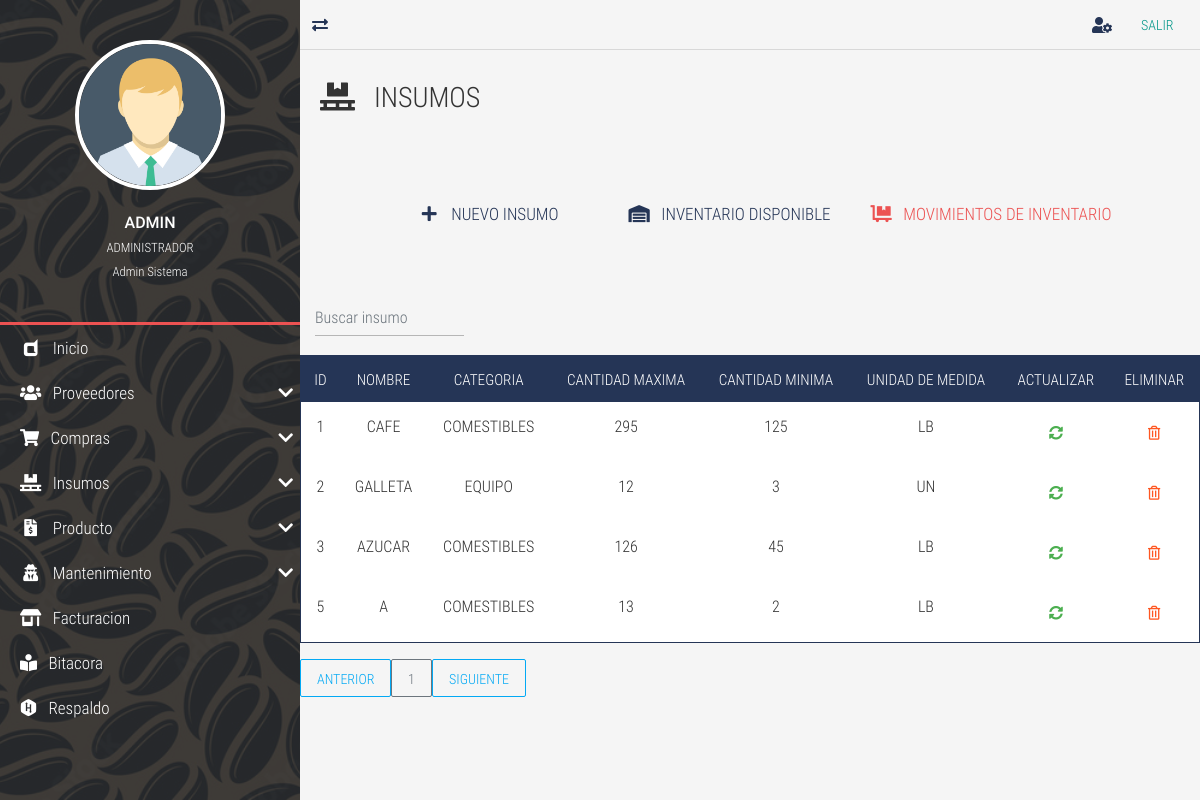
The page /insumos-list/ (signed in) on the database its author committed.
### tables this page shows
CREATE TABLE `TBL_insumos` (
  `id_insumos` int NOT NULL AUTO_INCREMENT,
  `nom_insumo` varchar(45) DEFAULT NULL,
  `id_categoria` int DEFAULT NULL,
  `cant_max` int DEFAULT NULL,
  `cant_min` int DEFAULT NULL,
  `unidad_medida` enum('LB','UN','L','GAL') DEFAULT NULL,
  PRIMARY KEY (`id_insumos`),
  KEY `FK_categoria_insumos_idx` (`id_categoria`),
  CONSTRAINT `FK_categoria_insumos` FOREIGN KEY (`id_categoria`) REFERENCES `TBL_categoria_produ` (`id_categoria`)
);

CREATE TABLE `TBL_categoria_produ` (
  `id_categoria` int NOT NULL AUTO_INCREMENT,
  `nom_categoria` varchar(45) DEFAULT NULL COMMENT 'Guarda el nombre de la categoría a la que pertenece un producto',
  PRIMARY KEY (`id_categoria`)
);

### controladores/vistasControlador.php (called while the page is built)
<?php
	require_once "./modelos/vistasModelo.php";
	class vistasControlador extends vistasModelo{
		public function obtener_plantilla_controlador(){
			return require_once "./vistas/plantilla.php";
		}
		public function obtener_vistas_controlador(){
			if(isset($_GET['views'])){
				$ruta=explode("/", $_GET['views']);
				$respuesta=vistasModelo::obtener_vistas_modelo($ruta[0]);
			}else{
				$respuesta="login";
			}
			return $respuesta;
		}
	}

### index.php (called while the page is built, shortened)
<?php
	require_once "./controladores/vistasControlador.php";
	$plantilla = new vistasControlador();
	$plantilla->obtener_plantilla_controlador();

### modelos/vistasModelo.php (called while the page is built, shortened)
<?php
	class vistasModelo{
		protected static function obtener_vistas_modelo($vistas){
			$listaBlanca=["respaldo","rsp","bitacora","prueba","proveedor-list","proveedor-new","proveedor-update","client-update","company"
			,"home","insumos-list","insumos-new","insumos-update","objetos-list","objetos-new","objetos-update","inventario-list","reservation-list","reservation-new",
			"reservation-pending","reservation-search","reservation-update","user-list","rol-list","permisos-list",
			"reservation-reservation","user-new","user-search","user-update","salir","compra-list","compra-new","compra-search","compra-detalle"];
			if(in_array($vistas, $listaBlanca)){
				if(is_file("./vistas/contenidos/".$vistas."-view.php")){
					$contenido="./vistas/contenidos/".$vistas."-view.php";
				}else{
					$contenido="404";
				}
			}elseif($vistas=="login" || $vistas=="index" || $vistas=="prueba" || $vistas=="rec-correo" || $vistas=="rec-preguntas" || $vistas=="cambiocontrasena"
			|| $vistas=="primer-ingreso" || $vistas=="verifica-codigo" || $vistas=="autoregistro" || $vistas=="preguntasusuario"){
				$contenido="login";
			}else{
				$contenido="404";
			}
			return $contenido;
		}
	}

### vistas/contenidos/insumos-list-view.php (the view, shortened to what this page needs)
<div class="full-box page-header">
	<h3 class="text-left">
		<i class="fas fa-pallet fa-fw"></i> &nbsp; INSUMOS
	</h3>
</div>
<div class="container-fluid">
	<ul class="full-box list-unstyled page-nav-tabs">
		<li>
			<a href="<?php echo SERVERURL; ?>insumos-new/"><i class="fas fa-plus fa-fw"></i> &nbsp; NUEVO INSUMO</a>
		</li>
		<li>
			<a href="<?php echo SERVERURL; ?>inventario-list/"><i class="fas fa-warehouse"></i> &nbsp; INVENTARIO DISPONIBLE</a>
		</li>
		<li>
			<a class="active" href="<?php echo SERVERURL; ?>user-list/"><i class="fas fa-dolly-flatbed"></i> &nbsp; MOVIMIENTOS DE INVENTARIO</a>
		</li>
	</ul>
</div>
<?php
$where="";
?>
      <div class="container-fluid">
  <form class="d-flex">
      <input class="form-control me-2 light-table-filter" data-table="table_id" type="text"
      placeholder="Buscar insumo">
      </form>
  </div>
      <table class="table table-striped table-dark table_id text-center" id="tblDatos">
                         <thead>
                         <tr>
                        <th>ID</th>
                        <th>NOMBRE</th>
                        <th>CATEGORIA</th>
                        <th>CANTIDAD MAXIMA</th>
                        <th>CANTIDAD MINIMA</th>
                        <th>UNIDAD DE MEDIDA</th>
						<th>ACTUALIZAR</th>
						<th>ELIMINAR</th>
                        </tr>
                        </thead>
                        <tbody>
				<?php
include ("./cone.php");
$SQL="SELECT i.id_insumos, i.nom_insumo, c.nom_categoria, i.cant_max, i.cant_min,i.unidad_medida FROM TBL_insumos i
inner JOIN TBL_categoria_produ c ON c.id_categoria = i.id_categoria
$where";
$dato = mysqli_query($conexion, $SQL);
if($dato -> num_rows >0){
    while($fila=mysqli_fetch_array($dato)){
?>
<tr>
<td><?php echo $fila['id_insumos']; ?></td>
<td><?php echo $fila['nom_insumo']; ?></td>
<td><?php echo $fila['nom_categoria']; ?></td>
<td><?php echo $fila['cant_max']; ?></td>
<td><?php echo $fila['cant_min']; ?></td>
<td><?php echo $fila['unidad_medida']; ?></td>
<td>
	<a href="<?php echo SERVERURL; ?>insumos-update/<?php echo $fila['id_insumos']?>" class="btn btn-success">
		<i class="fas fa-sync-alt"></i>
	</a>
</td>
<td>
	<form class="FormularioAjax" action="<?php echo SERVERURL; ?>ajax/insumoAjax.php" method="POST" data-form="delete" autocomplete="off">
	<button type="submit" class="btn btn-warning">
		<i class="far fa-trash-alt"></i>
	</button>
	</form>
</td>
</tr>
<?php
}
}else{
    ?>
    <tr class="text-center">
    <td colspan="16">No existen registros</td>
    </tr>
    <?php
}
?>
	</body>
  <div id="paginador" class=""></div>

### vistas/plantilla.php (shortened to what this page needs)
<!DOCTYPE html>
<html lang="es">
<head>
	<?php include "./vistas/inc/Link.php"; ?>
</head>
<body>
	<?php
		require_once "./controladores/vistasControlador.php";
		$IV = new vistasControlador();
		$vistas=$IV->obtener_vistas_controlador();
		if($vistas=="login" || $vistas=="404" || $vistas=="olvido-contrasena" || $vistas=="rec-correo" || $vistas=="rec-preguntas" || $vistas=="cambiocontrasena"
		 || $vistas=="primer-ingreso" || $vistas=="verifica-codigo" || $vistas=="autoregistro" || $vistas=="preguntasusuario" ){
			require_once "./vistas/contenidos/".$vistas."-view.php";
		}else{
			require_once './controladores/loginControlador.php';
	?>
	<main class="full-box main-container">
		<?php include "./vistas/inc/NavLateral.php"; ?>
		<section class="full-box page-content">
			<?php
				include "./vistas/inc/NavBar.php";
				include  $vistas;
			?>
	<?php
		}
	?>
</body>
</html>

### vistas/inc/Link.php (shortened to what this page needs)
<link rel="stylesheet" href="<?php echo SERVERURL; ?>vistas/css/normalize.css">
<link rel="stylesheet" href="<?php echo SERVERURL; ?>vistas/css/bootstrap.min.css">
<link rel="stylesheet" href="<?php echo SERVERURL; ?>vistas/css/bootstrap-material-design.min.css">
<link rel="stylesheet" href="<?php echo SERVERURL; ?>vistas/css/all.css">
<link rel="stylesheet" href="<?php echo SERVERURL; ?>vistas/css/sweetalert2.min.css">
<link rel="stylesheet" href="<?php echo SERVERURL; ?>vistas/css/jquery.mCustomScrollbar.css">
<link rel="stylesheet" href="<?php echo SERVERURL; ?>vistas/css/style.css">
<link rel="stylesheet" href="<?php echo SERVERURL; ?>vistas/css/estilos-login.css">

### vistas/inc/NavLateral.php (shortened to what this page needs)
<section class="full-box nav-lateral">
	<div class="full-box nav-lateral-content">
		<figure class="full-box nav-lateral-avatar">
			<img src="<?php echo SERVERURL; ?>vistas/assets/avatar/Avatar.png" class="img-fluid" alt="Avatar">
			<figcaption class="roboto-medium text-center">
				<?php echo $_SESSION['usuario_login']?>
				<br><small class="roboto-condensed-light"><?php echo $_SESSION['nombre_usuario']?> </small>
				<br><small class="roboto-condensed-light"><?php echo $_SESSION['rol']?> </small>
			</figcaption>
		</figure>
		<div class="full-box nav-lateral-bar"></div>
		<nav class="full-box nav-lateral-menu">
			<ul>
			<?php
			if($_SESSION['rol']=='Admin Sistema'){
				?>
				<li>
					<a href="<?php echo SERVERURL; ?>home/"><i class="fab fa-dashcube fa-fw"></i> &nbsp; Inicio</a>
				</li>
				<li>
					<a href="#" class="nav-btn-submenu"><i class="fas fa-users fa-fw"></i> &nbsp; Proveedores <i class="fas fa-chevron-down"></i></a>
				</li>
				<li>
					<a href="#" class="nav-btn-submenu"><i class="fas fa-shopping-cart"></i></i> &nbsp; Compras <i class="fas fa-chevron-down"></i></a>
				</li>
				<li>
					<a href="#" class="nav-btn-submenu"><i class="fas fa-pallet fa-fw"></i> &nbsp; Insumos <i class="fas fa-chevron-down"></i></a>
				</li>
				<li>
					<a href="#" class="nav-btn-submenu"><i class="fas fa-file-invoice-dollar fa-fw"></i> &nbsp; Producto <i class="fas fa-chevron-down"></i></a>
				</li>
				<li>
					<a href="#" class="nav-btn-submenu"><i class="fas  fa-user-secret fa-fw"></i> &nbsp; Mantenimiento <i class="fas fa-chevron-down"></i></a>
				</li>
				<li>
					<a href="<?php echo SERVERURL; ?>company/"><i class="fas fa-store-alt fa-fw"></i> &nbsp; Facturacion</a>
				</li>
				<li>
					<a href="<?php echo SERVERURL; ?>bitacora/"><i class="fas fa-book-reader"></i> &nbsp; Bitacora</a>
				</li>
				<li>
					<a href="<?php echo SERVERURL; ?>respaldo/"><i class="fab fa-hackerrank"></i></i> &nbsp; Respaldo</a>
				</li>
				<?php
				}?>
			</ul>
		</nav>
	</div>
</section>

### vistas/inc/NavBar.php
<nav class="full-box navbar-info">
	<a href="#" class="float-left show-nav-lateral">
		<i class="fas fa-exchange-alt"></i>
	</a>
	<a href="<?php echo SERVERURL; ?>user-update/">
		<i class="fas fa-user-cog"></i>
	</a>
	<a href="<?php echo SERVERURL?>salir/"><button type="button"
	class="btn btn-primary">Salir</button></a>
</nav>

### vistas/css/all.css (style rules this page uses)
.fa, .fas, .far, .fal, .fab { -moz-osx-font-smoothing: grayscale; -webkit-font-smoothing: antialiased; display: inline-block; font-style: normal; font-variant: normal; text-rendering: auto; line-height: 1; }
.fa-fw { text-align: center; width: 1.25em; }
.fa-book-reader:before { content: "\f5da"; }
.fa-chevron-down:before { content: "\f078"; }
.fa-dashcube:before { content: "\f210"; }
.fa-dolly-flatbed:before { content: "\f474"; }
.fa-exchange-alt:before { content: "\f362"; }
.fa-file-invoice-dollar:before { content: "\f571"; }
.fa-hackerrank:before { content: "\f5f7"; }
.fa-pallet:before { content: "\f482"; }
.fa-plus:before { content: "\f067"; }
.fa-shopping-cart:before { content: "\f07a"; }
.fa-store-alt:before { content: "\f54f"; }
.fa-sync-alt:before { content: "\f2f1"; }
.fa-trash-alt:before { content: "\f2ed"; }
.fa-user-cog:before { content: "\f4fe"; }
.fa-user-secret:before { content: "\f21b"; }
.fa-users:before { content: "\f0c0"; }
.fa-warehouse:before { content: "\f494"; }
.fab { font-family: 'Font Awesome 5 Brands'; }
.far { font-family: 'Font Awesome 5 Free'; font-weight: 400; }
.fa, .fas { font-family: 'Font Awesome 5 Free'; font-weight: 900; }

### vistas/css/style.css (style rules this page uses)
:root { --color-one: #F5F5F5; --color-two: #24292E; --color-three: #EC5252; --form-color: #14111A; --accent-color: #253556; --border-color: #D8D8D8; }
body,html { font-family: 'roboto_condensed_light'; width: 100vw; height: 100vh; background-color: var(--color-one); color: #333; font-size: 16px; }
.full-box { margin: 0; padding: 0; box-sizing: border-box; width: 100%; }
.page-header { padding: 30px 20px 60px 20px; }
.page-header > :nth-child(1) { padding-bottom: 7px; }
.page-nav-tabs { display: flex; justify-content: center; flex-wrap: wrap; margin-bottom: 30px; }
.page-nav-tabs li, .page-nav-tabs li a { height: 40px; line-height: 40px; }
.page-nav-tabs li { margin: 5px 20px; }
.page-nav-tabs li a { color: var(--accent-color); font-size: 17px; min-width: 200px; width: auto; display: block; text-align: center; user-select: none; transition: all .2s ease-in-out; border-bottom: 2px solid transparent; }
.page-nav-tabs li a.active { color: var(--color-three); cursor: none; pointer-events: none; }
.table .btn { margin-bottom: 0; }
.table thead th { color: #FFF; }
.table tbody tr { color: #333; transition: all .2s ease-in-out; }
.table-dark, .table { background-color: #fff; }
.table-dark { border: 1px solid var(--accent-color); }
.table-dark thead tr { background-color: var(--accent-color); }
.table-dark td, .table-dark thead th, .table-dark th { border: none; }
table form { margin-bottom: 0; }
.roboto-medium { font-family: 'roboto_medium_regular'; }
.roboto-condensed-light { font-family: 'roboto_condensed_light'; }
.main-container { height: 100%; position: absolute; top: 0; left: 0; overflow: hidden; }
.page-content, .nav-lateral { height: 100%; overflow: hidden; }
.page-content { position: relative; padding-left: 300px; transition: all .2s ease-in-out; padding-bottom: 20px; }
.nav-lateral { width: 300px; position: absolute; top: 0; left: 0; z-index: 1; transition: all .2s ease-in-out; background-image: url('../assets/img/adobe.jpg'); background-position: center center; background-size: cover; }
.nav-lateral-content { max-width: 300px; height: 100%; background-color: rgba(36, 41, 46, .8); }
.nav-lateral-bar { height: 3px; background-color: var(--color-three); }
.nav-lateral-avatar { padding: 40px 0; }
.nav-lateral-avatar img { width: 50%; margin: 0 auto; display: block; border: 4px solid #FFF; border-radius: 100%; }
.nav-lateral-avatar figcaption { margin-top: 20px; color: #FFF; }
.nav-lateral-menu { height: auto; }
.nav-lateral-menu ul { margin: 0; padding: 0; list-style: none; }
.nav-lateral-menu ul li { width: 100%; height: auto; }
.nav-lateral-menu ul li a { display: block; width: 100%; height: 45px; line-height: 45px; text-decoration: none; color: #FFF; font-size: 17px; box-sizing: border-box; padding-left: 20px; transition: all .2s ease-in-out; }
.nav-lateral-menu .fa-chevron-down, .nav-lateral-menu .fa-chevron-up { float: right; height: 45px; line-height: 45px; margin-right: 7px; transition: all .2s ease-in-out; }
.navbar-info { height: 50px; border-bottom: 1px solid var(--border-color); text-align: right; padding-right: 10px; }
.navbar-info a { color: var(--accent-color); height: 50px; min-width: 40px; text-align: center; line-height: 50px; display: inline-block; transition: all .2s ease-out; user-select: none; }

### rows shown on the page
tbl_insumos: id_insumos "1", nom_insumo "CAFE", id_categoria.nom_categoria "COMESTIBLES", cant_max "295", cant_min "125", unidad_medida "LB"
tbl_insumos: id_insumos "2", nom_insumo "GALLETA", id_categoria.nom_categoria "EQUIPO", cant_max "12", cant_min "3", unidad_medida "UN"
tbl_insumos: id_insumos "3", nom_insumo "AZUCAR", id_categoria.nom_categoria "COMESTIBLES", cant_max "126", cant_min "45", unidad_medida "LB"
tbl_insumos: id_insumos "5", nom_insumo "A", id_categoria.nom_categoria "COMESTIBLES", cant_max "13", cant_min "2", unidad_medida "LB"

### other values the page prints
$_SESSION['usuario_login'] "ADMIN"
$_SESSION['nombre_usuario'] "ADMINISTRADOR"
$_SESSION['rol'] "Admin Sistema"
